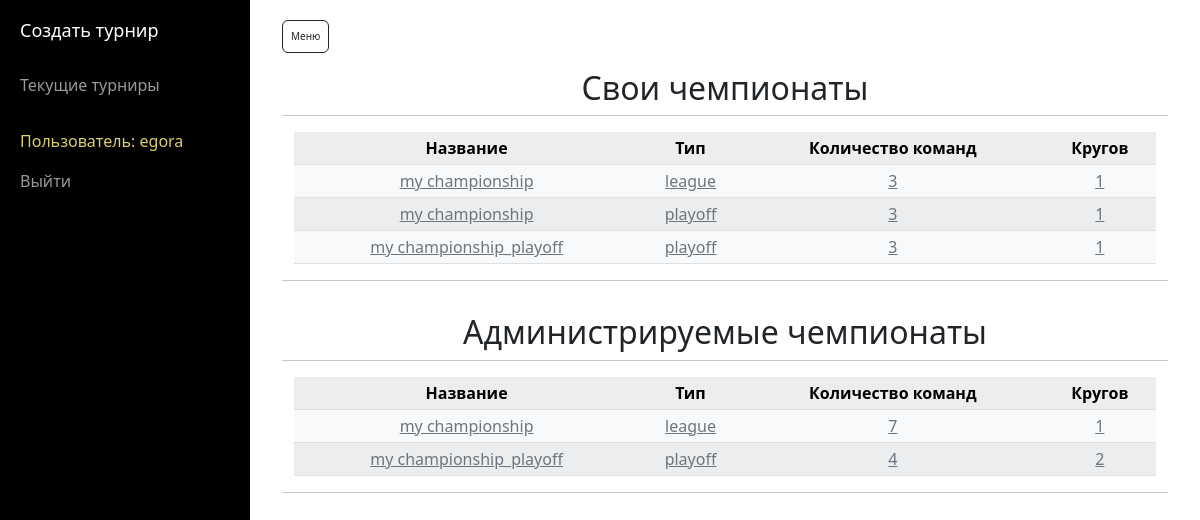
The app's page / (signed in) with its own data.
### main/models.py (models this page shows, shortened)
class Tournament(models.Model):
    TYPES = (('L', 'league'),
             ('P', 'playoff'),
             )
    name = models.CharField(max_length=100)
    uid = models.CharField(max_length=20, default="trnmt-tmp")
    type = models.CharField(max_length=2, choices=TYPES)
    rounds = models.PositiveIntegerField(default=1)
    cards = models.PositiveIntegerField(default=4)
    distribution_rules = models.CharField(max_length=20, blank=True)
    count_clubs = models.PositiveIntegerField(null=False)
    owner = models.ForeignKey(User, related_name="tournament", on_delete=models.DO_NOTHING, null=True)
    admins = models.ManyToManyField(User, related_name="admins", blank=True)

### main/views.py (the view)
# urls.py: path("", views.list_tournaments, name="redirect-to-list"),
def list_tournaments(response):
    return render(response, "main/list_tournaments.html")

### main/templates/main/list_tournaments.html (shortened to what this page needs)
{% extends 'main/base.html' %}
{% block content %}
    <div class="container">
        <div class="row">
            <div class="col text-center">
                <h2 class="mt-3">Свои чемпионаты</h2>
            </div>
            <hr>
        </div>
        <div class="row">
            <div class="col text-center">
                <table class="table table-sm table-light table-striped table-hover">
                    <tr>
                        <th>Название</th>
                        <th>Тип</th>
                        <th>Количество команд</th>
                        <th>Кругов</th>
                    </tr>
                    {% for tournament in user.tournament.all %}
                        <tr>
                            <td>
                               <a class="link-secondary" href="/tournament/{{tournament.uid}}">{{tournament.name}}</a>
                            </td>
                            <td>
                                <a class="link-secondary" href="/tournament/{{tournament.uid}}">
                                    {{tournament.get_type_display}}
                                </a>
                            </td>
                            <td>
                                <a class="link-secondary" href="/tournament/{{tournament.uid}}">
                                {{tournament.count_clubs}}
                                </a>
                            </td>
                            <td>
                                <a class="link-secondary" href="/tournament/{{tournament.uid}}">
                                {{tournament.rounds}}
                                </a>
                            </td>
                        </tr>
                    {% empty %}
                        <tr class="text-center">
                            <td colspan="4">Вы ещё ничего не создали, <a href="/choose-window/" class="link-info">создать</a></td>
                        </tr>
                    {% endfor %}
                </table>
            </div>
            <hr>
        </div>
        <div class="row">
            <div class="col text-center">
                <h2 class="mt-3">Администрируемые чемпионаты</h2>
            </div>
            <hr>
        </div>
        <div class="row">
            <div class="col text-center">
                <table class="table table-sm table-light table-striped table-hover">
                    <tr>
                        <th>Название</th>
                        <th>Тип</th>
                        <th>Количество команд</th>
                        <th>Кругов</th>
                    </tr>
                    {% for tournament in user.admins.all %}
                        <tr>
                            <td>
                               <a class="link-secondary" href="/tournament/{{tournament.uid}}">{{tournament.name}}</a>
                            </td>
                            <td>
                                <a class="link-secondary" href="/tournament/{{tournament.uid}}">
                                    {{tournament.get_type_display}}
                                </a>
                            </td>
                            <td>
                                <a class="link-secondary" href="/tournament/{{tournament.uid}}">
                                {{tournament.count_clubs}}
                                </a>
                            </td>
                            <td>
                                <a class="link-secondary" href="/tournament/{{tournament.uid}}">
                                {{tournament.rounds}}
                                </a>
                            </td>
                        </tr>
                    {% empty %}
                        <tr class="text-center">
                            <td colspan="4">Вы не являетесь администратором других турниров</td>
                        </tr>
                    {% endfor %}
                </table>
            </div>
            <hr>
        </div>
    </div>
{% endblock %}

### main/templates/main/base.html (shortened to what this page needs)
<!DOCTYPE html>
<html>
<head>
    <link href="https://cdn.jsdelivr.net/npm/bootstrap@5.2.0-beta1/dist/css/bootstrap.min.css" rel="stylesheet">
</head>
<body>
<div id="wrapper">
    <div id="sidebar-wrapper">
        <ul class="sidebar-nav">
            <li class="sidebar-brand">
                <a href="/choose-window">
                    Создать турнир
                </a>
            </li>
            {% if user.is_authenticated %}
            <li>
                <a href="/view">Текущие турниры</a>
            </li>
            <li class="mt-3" style="color:#dbcf6e;">
                Пользователь: {{user.get_username}}
            </li>
            <li>
                <a href="/logout">Выйти</a>
            </li>
            {% endif %}
        </ul>
    </div>
    <div id="page-content-wrapper">
            <div class="container-fluid">
                <div class="row-lg-12">
                    <div class="col-lg-12">
                        <a href="#menu-toggle" class="btn btn-outline-dark btn-sm" id="menu-toggle">Меню</a>
                            {% block content %}
                        {% endblock %}
                    </div>
                </div>
            </div>
        </div>
</div>
</body>
</html>

### records on screen
Tournament: name "my championship", type "league", count_clubs "3", rounds "1"
Tournament: name "my championship", type "playoff", count_clubs "3", rounds "1"
Tournament: name "my championship_playoff", type "playoff", count_clubs "3", rounds "1"
Tournament: name "my championship", type "league", count_clubs "7", rounds "1"
Tournament: name "my championship_playoff", type "playoff", count_clubs "4", rounds "2"

### other values on screen
{{ user.get_username }} "egora"
